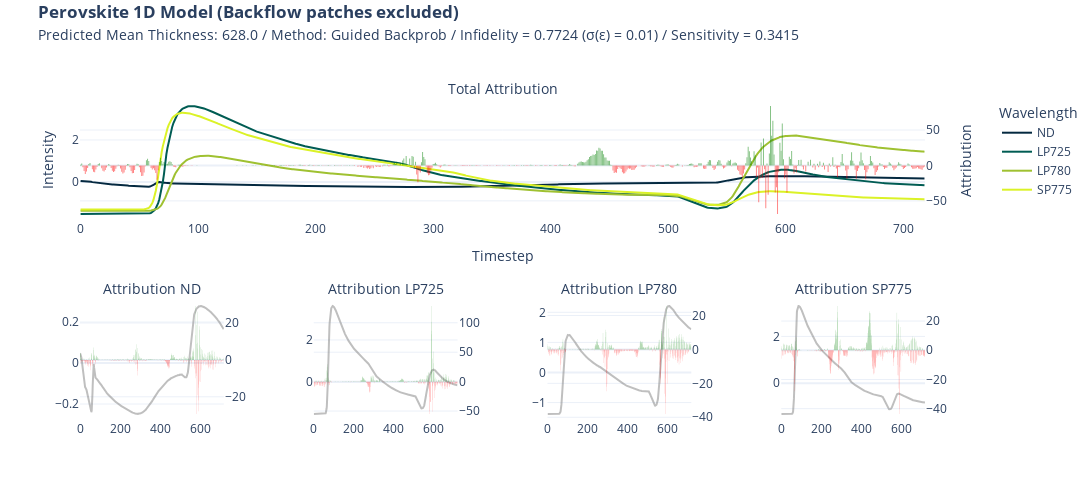

Here is the notebook cell this chart was saved with:
### Code cell
import plotly.graph_objects as go


def format_title(title, subtitle=None, subtitle_font_size=14):
    title = f"<b>{title}</b>"
    if not subtitle:
        return title
    subtitle = f'<span style="font-size: {subtitle_font_size}px;">{subtitle}</span>'
    return f"{title}<br>{subtitle}"

if target == "pce":
    subtitle = "Predicted PCE: "
else:
    subtitle = "Predicted Mean Thickness: "

from plotly.subplots import make_subplots

fig = make_subplots(
    rows=2,
    cols=4,
    specs=[
        [{"secondary_y": True, "colspan": 4}, None, None, None],
        [
            {"secondary_y": True},
            {"secondary_y": True},
            {"secondary_y": True},
            {"secondary_y": True},
        ],
    ],
    subplot_titles=(
        format_title("", "Total Attribution"),
        format_title("", "Attribution ND"),
        format_title("", "Attribution LP725"),
        format_title("", "Attribution LP780"),
        format_title("", "Attribution SP775"),
    ),
)

fig.add_trace(
    go.Bar(
        y=attr_gbp.squeeze().sum(axis=0),
        name="Attribution",
        marker_color=np.where(attr_gbp.squeeze().sum(axis=0) < 0, "red", "green"),
        opacity=0.5,
        showlegend=False,
        marker_line_width=0,
    ),
    secondary_y=True,
)
fig.add_trace(go.Scatter(y=x[0], name="ND", marker_color="#042940"))
fig.add_trace(go.Scatter(y=x[1], name="LP725", marker_color="#005C53"))
fig.add_trace(go.Scatter(y=x[2], name="LP780", marker_color="#9FC131"))
fig.add_trace(go.Scatter(y=x[3], name="SP775", marker_color="#DBF227"))


fig.update_yaxes(title="Intensity")
fig.update_yaxes(title_text="Attribution", secondary_y=True)
fig.update_xaxes(title="Timestep")

fig.add_trace(
    go.Scatter(y=x[0], name="ND", marker_color="grey", opacity=0.5, showlegend=False),
    row=2,
    col=1,
)
fig.add_trace(
    go.Bar(
        y=attr_gbp.squeeze()[0],
        marker_color=np.where(attr_gbp.squeeze()[0] < 0, "red", "green"),
        opacity=0.5,
        showlegend=False,
        marker_line_width=0,
    ),
    secondary_y=True,
    row=2,
    col=1,
)

fig.update_yaxes(title=None, row=2, col=1)
fig.update_yaxes(title_text=None, secondary_y=True, row=2, col=1)
fig.update_xaxes(title=None, row=2, col=1)

fig.add_trace(
    go.Scatter(
        y=x[1], name="LP725", marker_color="grey", opacity=0.5, showlegend=False
    ),
    row=2,
    col=2,
)
fig.add_trace(
    go.Bar(
        y=attr_gbp.squeeze()[1],
        marker_color=np.where(attr_gbp.squeeze()[1] < 0, "red", "green"),
        opacity=0.5,
        showlegend=False,
        marker_line_width=0,
    ),
    secondary_y=True,
    row=2,
    col=2,
)

fig.update_yaxes(title=None, row=2, col=2)
fig.update_yaxes(title_text=None, secondary_y=True, row=2, col=2)
fig.update_xaxes(title=None, row=2, col=2)

fig.add_trace(
    go.Scatter(
        y=x[2], name="LP780", marker_color="grey", opacity=0.5, showlegend=False
    ),
    row=2,
    col=3,
)
fig.add_trace(
    go.Bar(
        y=attr_gbp.squeeze()[2],
        marker_color=np.where(attr_gbp.squeeze()[2] < 0, "red", "green"),
        opacity=0.5,
        showlegend=False,
        marker_line_width=0,
    ),
    secondary_y=True,
    row=2,
    col=3,
)

fig.update_yaxes(title=None, row=2, col=3)
fig.update_yaxes(title_text=None, secondary_y=True, row=2, col=3)
fig.update_xaxes(title=None, row=2, col=3)

fig.add_trace(
    go.Scatter(
        y=x[3], name="SP775", marker_color="grey", opacity=0.5, showlegend=False
    ),
    row=2,
    col=4,
)
fig.add_trace(
    go.Bar(
        y=attr_gbp.squeeze()[3],
        marker_color=np.where(attr_gbp.squeeze()[3] < 0, "red", "green"),
        opacity=0.5,
        showlegend=False,
        marker_line_width=0,
    ),
    secondary_y=True,
    row=2,
    col=4,
)

fig.update_yaxes(title=None, row=2, col=4)
fig.update_yaxes(title_text=None, secondary_y=True, row=2, col=4)
fig.update_xaxes(title=None, row=2, col=4)

fig.update_layout(
    title=format_title(
        "Perovskite 1D Model (Backflow patches excluded)",
        subtitle
        + str(np.round(y,2))
        + " / Method: Guided Backprob / Infidelity = "
        + str(*np.round(infid_gbp.numpy(), 4))
        + " ("
        + "\u03C3"
        + "("
        + "\u03B5"
        + ") = "
        + str(std_noise)
        + ")"
        + " / Sensitivity = "
        + str(*np.round(sens_gbp.numpy(), 4)),
    ),
    legend_title="Wavelength",
    title_y=0.965,
    title_x=0.035,
    template="plotly_white",
    height=500,
    width=1200,
)

fig.write_image("xai/images/"+ target + "/1D/1D_nb_gbp.png", scale=2)

fig.show()

### Figure 1 — Plotly figure (JSON) as saved in the notebook; plotly's stock layout.template omitted (floating-point values rounded to 4 significant figures; data arrays with more than 128 entries replaced by an {"elided": "..."} marker saying what was removed)
{"data": [{"marker": {"color": {"elided": "719 str values"}, "line": {"width": 0}}, "name": "Attribution", "opacity": 0.5, "showlegend": false, "type": "bar", "xaxis": "x", "y": {"elided": "719 float values"}, "yaxis": "y2"}, {"marker": {"color": "#042940"}, "name": "ND", "type": "scatter", "y": {"elided": "719 float values"}}, {"marker": {"color": "#005C53"}, "name": "LP725", "type": "scatter", "y": {"elided": "719 float values"}}, {"marker": {"color": "#9FC131"}, "name": "LP780", "type": "scatter", "y": {"elided": "719 float values"}}, {"marker": {"color": "#DBF227"}, "name": "SP775", "type": "scatter", "y": {"elided": "719 float values"}}, {"marker": {"color": "grey"}, "name": "ND", "opacity": 0.5, "showlegend": false, "type": "scatter", "xaxis": "x2", "y": {"elided": "719 float values"}, "yaxis": "y3"}, {"marker": {"color": {"elided": "719 str values"}, "line": {"width": 0}}, "opacity": 0.5, "showlegend": false, "type": "bar", "xaxis": "x2", "y": {"elided": "719 float values"}, "yaxis": "y4"}, {"marker": {"color": "grey"}, "name": "LP725", "opacity": 0.5, "showlegend": false, "type": "scatter", "xaxis": "x3", "y": {"elided": "719 float values"}, "yaxis": "y5"}, {"marker": {"color": {"elided": "719 str values"}, "line": {"width": 0}}, "opacity": 0.5, "showlegend": false, "type": "bar", "xaxis": "x3", "y": {"elided": "719 float values"}, "yaxis": "y6"}, {"marker": {"color": "grey"}, "name": "LP780", "opacity": 0.5, "showlegend": false, "type": "scatter", "xaxis": "x4", "y": {"elided": "719 float values"}, "yaxis": "y7"}, {"marker": {"color": {"elided": "719 str values"}, "line": {"width": 0}}, "opacity": 0.5, "showlegend": false, "type": "bar", "xaxis": "x4", "y": {"elided": "719 float values"}, "yaxis": "y8"}, {"marker": {"color": "grey"}, "name": "SP775", "opacity": 0.5, "showlegend": false, "type": "scatter", "xaxis": "x5", "y": {"elided": "719 float values"}, "yaxis": "y9"}, {"marker": {"color": {"elided": "719 str values"}, "line": {"width": 0}}, "opacity": 0.5, "showlegend": false, "type": "bar", "xaxis": "x5", "y": {"elided": "719 float values"}, "yaxis": "y10"}], "layout": {"annotations": [{"font": {"size": 16}, "showarrow": false, "text": "<b></b><br><span style=\"font-size: 14px;\">Total Attribution</span>", "x": 0.47, "xanchor": "center", "xref": "paper", "y": 1, "yanchor": "bottom", "yref": "paper"}, {"font": {"size": 16}, "showarrow": false, "text": "<b></b><br><span style=\"font-size: 14px;\">Attribution ND</span>", "x": 0.08, "xanchor": "center", "xref": "paper", "y": 0.375, "yanchor": "bottom", "yref": "paper"}, {"font": {"size": 16}, "showarrow": false, "text": "<b></b><br><span style=\"font-size: 14px;\">Attribution LP725</span>", "x": 0.34, "xanchor": "center", "xref": "paper", "y": 0.375, "yanchor": "bottom", "yref": "paper"}, {"font": {"size": 16}, "showarrow": false, "text": "<b></b><br><span style=\"font-size: 14px;\">Attribution LP780</span>", "x": 0.6, "xanchor": "center", "xref": "paper", "y": 0.375, "yanchor": "bottom", "yref": "paper"}, {"font": {"size": 16}, "showarrow": false, "text": "<b></b><br><span style=\"font-size: 14px;\">Attribution SP775</span>", "x": 0.86, "xanchor": "center", "xref": "paper", "y": 0.375, "yanchor": "bottom", "yref": "paper"}], "height": 500, "legend": {"title": {"text": "Wavelength"}}, "title": {"text": "<b>Perovskite 1D Model (Backflow patches excluded)</b><br><span style=\"font-size: 14px;\">Predicted Mean Thickness: 628.0 / Method: Guided Backprob / Infidelity = 0.7724 (σ(ε) = 0.01) / Sensitivity = 0.3415</span>", "x": 0.035, "y": 0.965}, "width": 1200, "xaxis": {"anchor": "y", "domain": [0, 0.94], "title": {"text": "Timestep"}}, "xaxis2": {"anchor": "y3", "domain": [0, 0.16], "title": {}}, "xaxis3": {"anchor": "y5", "domain": [0.26, 0.42], "title": {}}, "xaxis4": {"anchor": "y7", "domain": [0.52, 0.68], "title": {}}, "xaxis5": {"anchor": "y9", "domain": [0.78, 0.94], "title": {}}, "yaxis": {"anchor": "x", "domain": [0.625, 1], "title": {"text": "Intensity"}}, "yaxis10": {"anchor": "x5", "overlaying": "y9", "side": "right", "title": {}}, "yaxis2": {"anchor": "x", "overlaying": "y", "side": "right", "title": {"text": "Attribution"}}, "yaxis3": {"anchor": "x2", "domain": [0, 0.375], "title": {}}, "yaxis4": {"anchor": "x2", "overlaying": "y3", "side": "right", "title": {}}, "yaxis5": {"anchor": "x3", "domain": [0, 0.375], "title": {}}, "yaxis6": {"anchor": "x3", "overlaying": "y5", "side": "right", "title": {}}, "yaxis7": {"anchor": "x4", "domain": [0, 0.375], "title": {}}, "yaxis8": {"anchor": "x4", "overlaying": "y7", "side": "right", "title": {}}, "yaxis9": {"anchor": "x5", "domain": [0, 0.375], "title": {}}}}
